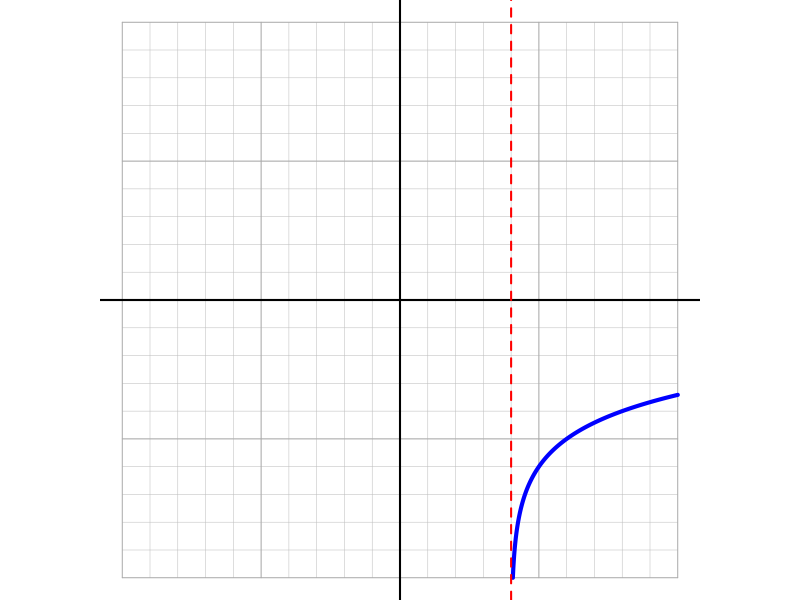

Source code (R):
## ---- chunk 1

hk = sample(1:6,2)*sample(c(-1,1),2,T)
h = hk[1]
k = hk[2]

f = paste0("\\log_2(x+",-h,")+",k,collapse="")
f = gsub("+-","-",f,fixed=T)

a1 = "No."
a2 = paste0("Yes, at x=",h,".",collapse="")

ach = character()
for(i in c("x","y")){
    for(j in sort(c(-h,-k,h,k))){
        ach = c(ach,paste0("Yes, at ",i,"=",j,".",collapse=""))
    }
}
ach = c(ach,"No.")
al = paste0("* ",ach,collapse="\n")

sol1 = paste0(1*(ach==a1),collapse="")
sol2 = paste0(1*(ach==a2),collapse="")

## ---- chunk 2
par(mar=c(0,0,0,0),oma=c(0,0,0,0),pty="s")
plot(0,0,"n",xlim=c(-10,10),ylim=c(-10,10),axes=F,ann=F)

for(i in -10:10){
    lines(c(-10,10),c(i,i),col="grey",lwd=0.5)
    lines(c(i,i),c(-10,10),col="grey",lwd=0.5)
}
for(i in seq(-10,10,5)){
    lines(c(-10,10),c(i,i),col="darkgrey",lwd=0.8)
    lines(c(i,i),c(-10,10),col="darkgrey",lwd=0.8)
}
abline(h=0,lwd=2)
abline(v=0,lwd=2)

x = seq(-10,10,0.00001)
y = log(x-h)/log(2)+k
x2 = x[!is.na(y)]
y2 = y[!is.na(y)]
x = x2[abs(y2)<=10]
y = y2[abs(y2)<=10]
breaks = c(0,which(abs(diff(y))>10),length(x))
for(j in 1:(length(breaks)-1)){
    suppressWarnings(lines(x[(breaks[j]+1):(breaks[j+1]-1)],y[(breaks[j]+1):(breaks[j+1]-1)],type="l",lwd=4,col="blue"))
}

abline(v=h,col="red",lty=2,lwd=2)
